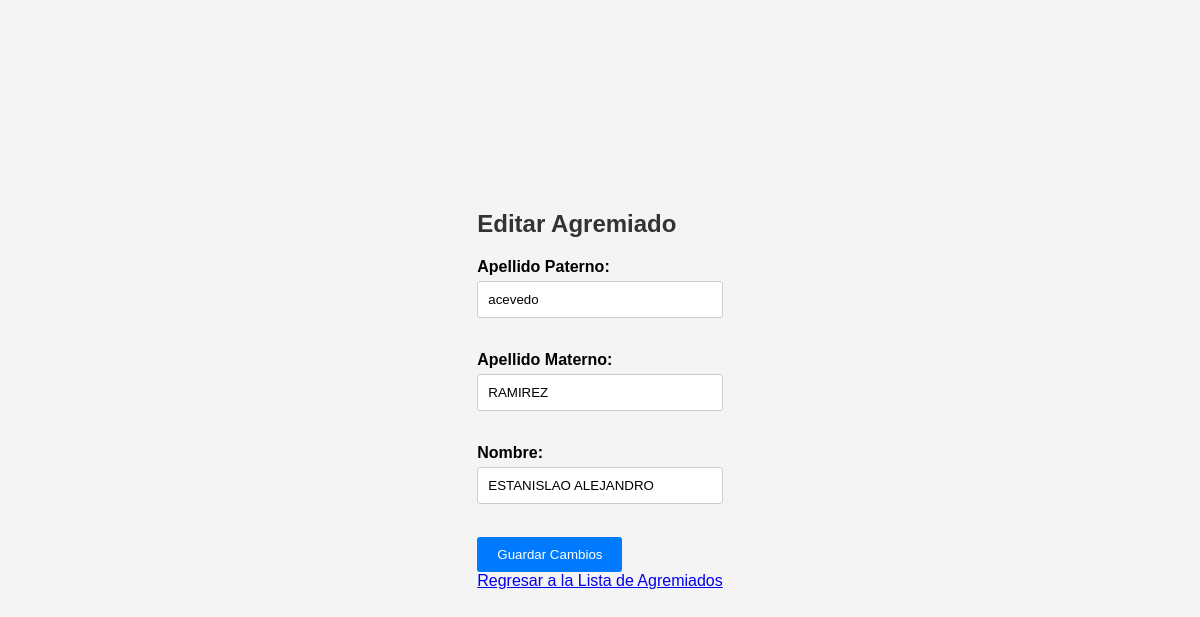
The page /editar_agremiado.php?id=13 on the database its author committed.
### tables this page shows
CREATE TABLE IF NOT EXISTS `agremiados` (
  `id_agremiado` int(11) NOT NULL AUTO_INCREMENT,
  `a_paterno` varchar(50) DEFAULT NULL,
  `a_materno` varchar(50) DEFAULT NULL,
  `nombre` varchar(50) DEFAULT NULL,
  `sexo` varchar(30) DEFAULT NULL,
  `NUP` varchar(20) DEFAULT NULL,
  `NUE` varchar(20) NOT NULL DEFAULT '',
  `RFC` varchar(13) DEFAULT NULL,
  `NSS` int(10) DEFAULT NULL,
  `f_nacimiento` date DEFAULT NULL,
  `telefono` int(10) DEFAULT NULL,
  `cuota` binary(2) DEFAULT NULL,
  PRIMARY KEY (`id_agremiado`),
  KEY `NUE` (`NUE`)
);

### editar_agremiado.php (the view, shortened to what this page needs)
<?php
if ($_SERVER["REQUEST_METHOD"] == "POST") {
    require_once "conexion.php";
    $id_agremiado = $_POST["id_agremiado"];
    $a_paterno = $_POST["a_paterno"];
    $a_materno = $_POST["a_materno"];
    $nombre = $_POST["nombre"];
    $sql = "UPDATE agremiados SET a_paterno=?, a_materno=?, nombre=? WHERE id_agremiado=?";
    $stmt = $conn->prepare($sql);
    if ($stmt) {
        $stmt->bind_param("sssi", $a_paterno, $a_materno, $nombre, $id_agremiado);
        if ($stmt->execute()) {
            header("Location: ver_agremiados.php");
            exit();
        } else {
            echo "Error al actualizar el agremiado: " . $stmt->error;
        }
        $stmt->close();
    }
    $conn->close();
} else {
    if (isset($_GET["id"]) && is_numeric($_GET["id"])) {
        $id_agremiado = $_GET["id"];
        require_once "conexion.php";
        $sql = "SELECT * FROM agremiados WHERE id_agremiado = ?";
        $stmt = $conn->prepare($sql);
        if ($stmt) {
            $stmt->bind_param("i", $id_agremiado);
            $stmt->execute();
            $result = $stmt->get_result();
            if ($result->num_rows === 1) {
                $row = $result->fetch_assoc();
                $a_paterno = $row["a_paterno"];
                $a_materno = $row["a_materno"];
                $nombre = $row["nombre"];
            } else {
                echo "No se encontró ningún agremiado con ese ID.";
                exit();
            }
        }
    } else {
        echo "ID de agremiado no válido.";
        exit();
    }
}
?>
<!DOCTYPE html>
<html>
<head>
    <link rel="stylesheet" type="text/css" href="styles.css">
</head>
<body>
    <div class="content">
        <h2>Editar Agremiado</h2>
        <form action="editar_agremiado.php" method="post">
            <label for="a_paterno">Apellido Paterno:</label>
            <input type="text" name="a_paterno" id="a_paterno" value="<?php echo $a_paterno; ?>" required><br><br>
            <label for="a_materno">Apellido Materno:</label>
            <input type="text" name="a_materno" id="a_materno" value="<?php echo $a_materno; ?>" required><br><br>
            <label for="nombre">Nombre:</label>
            <input type="text" name="nombre" id="nombre" value="<?php echo $nombre; ?>" required><br><br>
            <input type="submit" value="Guardar Cambios">
        </form>
        <a href="ver_agremiados.php">Regresar a la Lista de Agremiados</a>
    </div>
</body>
</html>

### styles.css (style rules this page uses)
* { margin: 0; padding: 0; box-sizing: border-box; }
body { font-family: Arial, sans-serif; background-color: #f4f4f4; display: flex; justify-content: center; align-items: center; height: 100vh; }
h2 { margin-bottom: 20px; color: #333; }
label { display: block; font-weight: bold; margin-bottom: 5px; }
input[type="text"], input[type="password"] { width: 100%; padding: 10px; margin-bottom: 15px; border: 1px solid #ccc; border-radius: 3px; }
input[type="submit"] { background-color: #007bff; color: #fff; padding: 10px 20px; border: none; border-radius: 3px; cursor: pointer; transition: background-color 0.3s; }

### rows shown on the page
agremiados: a_paterno "acevedo", a_materno "RAMIREZ", nombre "ESTANISLAO ALEJANDRO"
